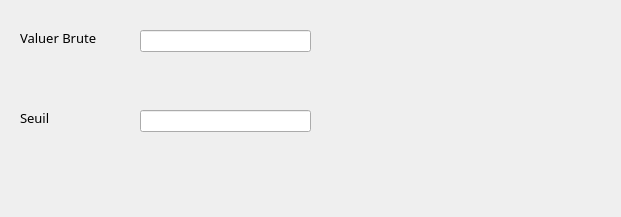
         <widget class="QWidget" name="page_29">
          <property name="geometry">
           <rect>
            <x>0</x>
            <y>0</y>
            <width>621</width>
            <height>217</height>
           </rect>
          </property>
          <attribute name="label">
           <string>Ecologie</string>
          </attribute>
          <widget class="QLineEdit" name="s3_env_eco_vb">
           <property name="geometry">
            <rect>
             <x>140</x>
             <y>30</y>
             <width>171</width>
             <height>22</height>
            </rect>
           </property>
          </widget>
          <widget class="QLabel" name="label_115">
           <property name="geometry">
            <rect>
             <x>20</x>
             <y>30</y>
             <width>101</width>
             <height>16</height>
            </rect>
           </property>
           <property name="font">
            <font>
             <family>Uni Sans Book</family>
             <pointsize>10</pointsize>
             <weight>50</weight>
             <italic>false</italic>
             <bold>false</bold>
            </font>
           </property>
           <property name="styleSheet">
            <string notr="true">font: 10pt &quot;Uni Sans Book&quot;;</string>
           </property>
           <property name="text">
            <string>Valuer Brute</string>
           </property>
          </widget>
          <widget class="QLabel" name="label_116">
           <property name="geometry">
            <rect>
             <x>20</x>
             <y>110</y>
             <width>101</width>
             <height>16</height>
            </rect>
           </property>
           <property name="font">
            <font>
             <family>Uni Sans Book</family>
             <pointsize>10</pointsize>
             <weight>50</weight>
             <italic>false</italic>
             <bold>false</bold>
            </font>
           </property>
           <property name="styleSheet">
            <string notr="true">font: 10pt &quot;Uni Sans Book&quot;;</string>
           </property>
           <property name="text">
            <string>Seuil</string>
           </property>
          </widget>
          <widget class="QLineEdit" name="s3_env_eco_seuil">
           <property name="geometry">
            <rect>
             <x>140</x>
             <y>110</y>
             <width>171</width>
             <height>22</height>
            </rect>
           </property>
          </widget>
         </widget>
